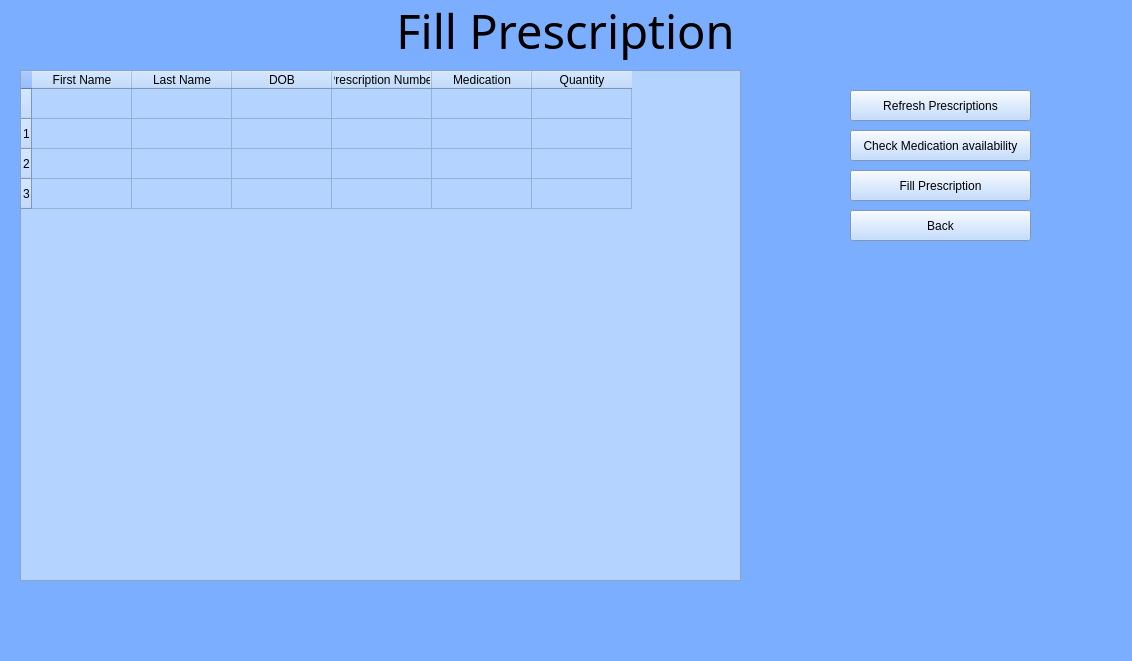
<?xml version="1.0" encoding="UTF-8"?>
<ui version="4.0">
 <class>MainWindow</class>
 <widget class="QMainWindow" name="MainWindow">
  <property name="geometry">
   <rect>
    <x>0</x>
    <y>0</y>
    <width>1132</width>
    <height>661</height>
   </rect>
  </property>
  <property name="sizePolicy">
   <sizepolicy hsizetype="Fixed" vsizetype="Fixed">
    <horstretch>0</horstretch>
    <verstretch>0</verstretch>
   </sizepolicy>
  </property>
  <property name="maximumSize">
   <size>
    <width>1132</width>
    <height>661</height>
   </size>
  </property>
  <property name="windowTitle">
   <string>MainWindow</string>
  </property>
  <property name="styleSheet">
   <string notr="true">background-color: rgb(124, 174, 255);
</string>
  </property>
  <widget class="QWidget" name="centralwidget">
   <widget class="QPushButton" name="cancelButton">
    <property name="geometry">
     <rect>
      <x>850</x>
      <y>210</y>
      <width>181</width>
      <height>31</height>
     </rect>
    </property>
    <property name="sizePolicy">
     <sizepolicy hsizetype="Fixed" vsizetype="Fixed">
      <horstretch>0</horstretch>
      <verstretch>0</verstretch>
     </sizepolicy>
    </property>
    <property name="styleSheet">
     <string notr="true">background-color: rgb(180, 212, 255);</string>
    </property>
    <property name="text">
     <string>Back</string>
    </property>
    <property name="icon">
     <iconset resource="../resources/pharm.qrc">
      <normaloff>:/newPrefix/right.png</normaloff>:/newPrefix/right.png</iconset>
    </property>
   </widget>
   <widget class="QLabel" name="label_3">
    <property name="geometry">
     <rect>
      <x>300</x>
      <y>-10</y>
      <width>531</width>
      <height>81</height>
     </rect>
    </property>
    <property name="sizePolicy">
     <sizepolicy hsizetype="Fixed" vsizetype="Fixed">
      <horstretch>0</horstretch>
      <verstretch>0</verstretch>
     </sizepolicy>
    </property>
    <property name="font">
     <font>
      <family>Perpetua</family>
      <pointsize>35</pointsize>
      <weight>9</weight>
      <italic>false</italic>
      <bold>false</bold>
     </font>
    </property>
    <property name="styleSheet">
     <string notr="true">font: 75 35pt &quot;Perpetua&quot;;</string>
    </property>
    <property name="text">
     <string>Fill Prescription</string>
    </property>
    <property name="alignment">
     <set>Qt::AlignCenter</set>
    </property>
    <property name="wordWrap">
     <bool>true</bool>
    </property>
   </widget>
   <widget class="QPushButton" name="fillPerscription">
    <property name="geometry">
     <rect>
      <x>850</x>
      <y>170</y>
      <width>181</width>
      <height>31</height>
     </rect>
    </property>
    <property name="sizePolicy">
     <sizepolicy hsizetype="Fixed" vsizetype="Fixed">
      <horstretch>0</horstretch>
      <verstretch>0</verstretch>
     </sizepolicy>
    </property>
    <property name="styleSheet">
     <string notr="true">background-color: rgb(180, 212, 255);</string>
    </property>
    <property name="text">
     <string>Fill Prescription</string>
    </property>
   </widget>
   <widget class="QTableWidget" name="tableWidget">
    <property name="geometry">
     <rect>
      <x>20</x>
      <y>70</y>
      <width>721</width>
      <height>511</height>
     </rect>
    </property>
    <property name="sizePolicy">
     <sizepolicy hsizetype="Fixed" vsizetype="Fixed">
      <horstretch>0</horstretch>
      <verstretch>0</verstretch>
     </sizepolicy>
    </property>
    <property name="minimumSize">
     <size>
      <width>531</width>
      <height>0</height>
     </size>
    </property>
    <property name="styleSheet">
     <string notr="true">background-color: rgb(180, 212, 255);</string>
    </property>
    <row>
     <property name="text">
      <string/>
     </property>
    </row>
    <row>
     <property name="text">
      <string>1</string>
     </property>
    </row>
    <row>
     <property name="text">
      <string>2</string>
     </property>
    </row>
    <row>
     <property name="text">
      <string>3</string>
     </property>
    </row>
    <column>
     <property name="text">
      <string>First Name</string>
     </property>
    </column>
    <column>
     <property name="text">
      <string>Last Name</string>
     </property>
    </column>
    <column>
     <property name="text">
      <string>DOB</string>
     </property>
    </column>
    <column>
     <property name="text">
      <string>Prescription Number</string>
     </property>
    </column>
    <column>
     <property name="text">
      <string>Medication</string>
     </property>
    </column>
    <column>
     <property name="text">
      <string>Quantity</string>
     </property>
    </column>
    <item row="2" column="3">
     <property name="text">
      <string/>
     </property>
    </item>
   </widget>
   <widget class="QPushButton" name="CheckStock">
    <property name="geometry">
     <rect>
      <x>850</x>
      <y>130</y>
      <width>181</width>
      <height>31</height>
     </rect>
    </property>
    <property name="sizePolicy">
     <sizepolicy hsizetype="Fixed" vsizetype="Fixed">
      <horstretch>0</horstretch>
      <verstretch>0</verstretch>
     </sizepolicy>
    </property>
    <property name="styleSheet">
     <string notr="true">background-color: rgb(180, 212, 255);</string>
    </property>
    <property name="text">
     <string>Check Medication availability</string>
    </property>
   </widget>
   <widget class="QPushButton" name="Refresh">
    <property name="geometry">
     <rect>
      <x>850</x>
      <y>90</y>
      <width>181</width>
      <height>31</height>
     </rect>
    </property>
    <property name="sizePolicy">
     <sizepolicy hsizetype="Fixed" vsizetype="Fixed">
      <horstretch>0</horstretch>
      <verstretch>0</verstretch>
     </sizepolicy>
    </property>
    <property name="styleSheet">
     <string notr="true">background-color: rgb(180, 212, 255);</string>
    </property>
    <property name="text">
     <string>Refresh Prescriptions</string>
    </property>
   </widget>
  </widget>
  <widget class="QMenuBar" name="menubar">
   <property name="geometry">
    <rect>
     <x>0</x>
     <y>0</y>
     <width>1132</width>
     <height>24</height>
    </rect>
   </property>
  </widget>
  <widget class="QStatusBar" name="statusbar"/>
 </widget>
 <resources>
  <include location="../resources/pharm.qrc"/>
 </resources>
 <connections/>
</ui>
